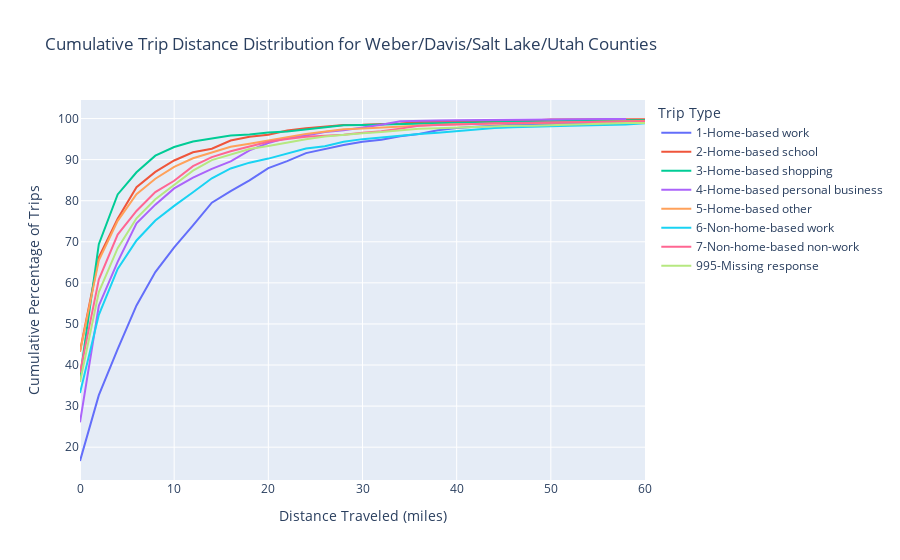

The code cell stored with this chart in its notebook:
### Code cell
import plotly.express as px

# Create an interactive line graph for cumulative distribution
fig = px.line(
    filtered_grouped,
    x='distance_miles_2mibin',
    y='cumulative_percentage',
    color='Trip Type',
    labels={
        'distance_miles_2mibin': 'Distance Traveled (miles)',
        'cumulative_percentage': 'Cumulative Percentage'
    },
    title='Cumulative Trip Distance Distribution for Weber/Davis/Salt Lake/Utah Counties'
)

# Update layout if necessary
fig.update_layout(
    xaxis_title='Distance Traveled (miles)',
    yaxis_title='Cumulative Percentage of Trips',
    legend_title='Trip Type'
)

# Show the plot
fig.show()

### Figure 1 — Plotly figure (JSON) as saved in the notebook; plotly's stock layout.template omitted (floating-point values rounded to 4 significant figures)
{"data": [{"hovertemplate": "Trip Type=1-Home-based work<br>Distance Traveled (miles)=%{x}<br>Cumulative Percentage=%{y}<extra></extra>", "legendgroup": "1-Home-based work", "line": {"color": "#636efa", "dash": "solid"}, "marker": {"symbol": "circle"}, "mode": "lines", "name": "1-Home-based work", "orientation": "v", "showlegend": true, "type": "scatter", "x": [0, 2, 4, 6, 8, 10, 12, 14, 16, 18, 20, 22, 24, 26, 28, 30, 32, 34, 36, 38, 40, 42, 44, 46, 48, 50, 52, 54, 56, 58, 60], "xaxis": "x", "y": [16.63, 32.67, 43.84, 54.51, 62.62, 68.63, 73.98, 79.51, 82.33, 84.97, 87.94, 89.65, 91.6, 92.54, 93.58, 94.34, 94.82, 95.71, 96.22, 97.17, 97.69, 98.01, 98.31, 98.52, 98.6, 98.63, 98.75, 98.81, 98.9, 99.12, 99.26], "yaxis": "y"}, {"hovertemplate": "Trip Type=2-Home-based school<br>Distance Traveled (miles)=%{x}<br>Cumulative Percentage=%{y}<extra></extra>", "legendgroup": "2-Home-based school", "line": {"color": "#EF553B", "dash": "solid"}, "marker": {"symbol": "circle"}, "mode": "lines", "name": "2-Home-based school", "orientation": "v", "showlegend": true, "type": "scatter", "x": [0, 2, 4, 6, 8, 10, 12, 14, 16, 18, 20, 22, 24, 26, 28, 30, 32, 34, 36, 38, 40, 42, 44, 46, 48, 50, 52, 54, 56, 58, 60], "xaxis": "x", "y": [43.42, 66.24, 75.62, 83.31, 87.02, 89.8, 91.81, 92.65, 94.66, 95.56, 96.04, 97.12, 97.66, 98.0, 98.45, 98.49, 98.69, 98.79, 99.18, 99.25, 99.26, 99.41, 99.46, 99.49, 99.51, 99.79, 99.79, 99.82, 99.82, 99.82, 99.82], "yaxis": "y"}, {"hovertemplate": "Trip Type=3-Home-based shopping<br>Distance Traveled (miles)=%{x}<br>Cumulative Percentage=%{y}<extra></extra>", "legendgroup": "3-Home-based shopping", "line": {"color": "#00cc96", "dash": "solid"}, "marker": {"symbol": "circle"}, "mode": "lines", "name": "3-Home-based shopping", "orientation": "v", "showlegend": true, "type": "scatter", "x": [0, 2, 4, 6, 8, 10, 12, 14, 16, 18, 20, 22, 24, 26, 28, 30, 32, 34, 36, 38, 40, 42, 44, 46, 48, 50, 52, 54, 56, 58, 60], "xaxis": "x", "y": [36.94, 69.42, 81.52, 86.93, 90.98, 93.07, 94.41, 95.21, 95.87, 96.13, 96.59, 96.84, 97.33, 97.78, 98.35, 98.41, 98.55, 98.59, 98.72, 98.88, 98.99, 99.04, 99.12, 99.33, 99.37, 99.37, 99.38, 99.56, 99.56, 99.56, 99.56], "yaxis": "y"}, {"hovertemplate": "Trip Type=4-Home-based personal business<br>Distance Traveled (miles)=%{x}<br>Cumulative Percentage=%{y}<extra></extra>", "legendgroup": "4-Home-based personal business", "line": {"color": "#ab63fa", "dash": "solid"}, "marker": {"symbol": "circle"}, "mode": "lines", "name": "4-Home-based personal business", "orientation": "v", "showlegend": true, "type": "scatter", "x": [0, 2, 4, 6, 8, 10, 12, 14, 16, 18, 20, 22, 24, 26, 28, 30, 32, 34, 36, 38, 40, 42, 44, 46, 48, 50, 52, 54, 56, 58], "xaxis": "x", "y": [26.05, 54.44, 65.13, 74.5, 79.05, 83.01, 85.6, 87.76, 89.59, 92.26, 94.05, 95.29, 95.89, 96.71, 97.18, 97.74, 98.48, 99.34, 99.36, 99.54, 99.58, 99.63, 99.65, 99.65, 99.87, 99.87, 99.89, 99.89, 99.89, 99.89], "yaxis": "y"}, {"hovertemplate": "Trip Type=5-Home-based other<br>Distance Traveled (miles)=%{x}<br>Cumulative Percentage=%{y}<extra></extra>", "legendgroup": "5-Home-based other", "line": {"color": "#FFA15A", "dash": "solid"}, "marker": {"symbol": "circle"}, "mode": "lines", "name": "5-Home-based other", "orientation": "v", "showlegend": true, "type": "scatter", "x": [0, 2, 4, 6, 8, 10, 12, 14, 16, 18, 20, 22, 24, 26, 28, 30, 32, 34, 36, 38, 40, 42, 44, 46, 48, 50, 52, 54, 56, 58, 60], "xaxis": "x", "y": [43.2, 65.47, 75.11, 81.58, 85.35, 88.25, 90.35, 91.76, 93.16, 93.89, 94.75, 95.45, 96.27, 96.88, 97.37, 97.6, 97.86, 98.1, 98.32, 98.5, 98.61, 98.69, 98.89, 99.02, 99.07, 99.11, 99.17, 99.18, 99.27, 99.39, 99.42], "yaxis": "y"}, {"hovertemplate": "Trip Type=6-Non-home-based work<br>Distance Traveled (miles)=%{x}<br>Cumulative Percentage=%{y}<extra></extra>", "legendgroup": "6-Non-home-based work", "line": {"color": "#19d3f3", "dash": "solid"}, "marker": {"symbol": "circle"}, "mode": "lines", "name": "6-Non-home-based work", "orientation": "v", "showlegend": true, "type": "scatter", "x": [0, 2, 4, 6, 8, 10, 12, 14, 16, 18, 20, 22, 24, 26, 28, 30, 32, 34, 36, 38, 40, 42, 44, 46, 48, 50, 52, 54, 56, 58, 60], "xaxis": "x", "y": [33.2, 52.23, 63.4, 70.32, 75.17, 78.74, 82.05, 85.46, 87.86, 89.27, 90.25, 91.39, 92.71, 93.28, 94.35, 94.99, 95.44, 95.79, 96.25, 96.55, 96.94, 97.33, 97.72, 97.87, 98.1, 98.16, 98.25, 98.33, 98.44, 98.58, 98.86], "yaxis": "y"}, {"hovertemplate": "Trip Type=7-Non-home-based non-work<br>Distance Traveled (miles)=%{x}<br>Cumulative Percentage=%{y}<extra></extra>", "legendgroup": "7-Non-home-based non-work", "line": {"color": "#FF6692", "dash": "solid"}, "marker": {"symbol": "circle"}, "mode": "lines", "name": "7-Non-home-based non-work", "orientation": "v", "showlegend": true, "type": "scatter", "x": [0, 2, 4, 6, 8, 10, 12, 14, 16, 18, 20, 22, 24, 26, 28, 30, 32, 34, 36, 38, 40, 42, 44, 46, 48, 50, 52, 54, 56, 58, 60], "xaxis": "x", "y": [38.15, 60.81, 71.75, 77.51, 82.09, 84.86, 88.42, 90.62, 92.03, 93.23, 94.36, 95.02, 95.55, 95.8, 96.05, 96.54, 96.92, 97.55, 98.25, 98.42, 98.48, 98.66, 98.88, 98.95, 99.0, 99.05, 99.06, 99.08, 99.14, 99.31, 99.34], "yaxis": "y"}, {"hovertemplate": "Trip Type=995-Missing response<br>Distance Traveled (miles)=%{x}<br>Cumulative Percentage=%{y}<extra></extra>", "legendgroup": "995-Missing response", "line": {"color": "#B6E880", "dash": "solid"}, "marker": {"symbol": "circle"}, "mode": "lines", "name": "995-Missing response", "orientation": "v", "showlegend": true, "type": "scatter", "x": [0, 2, 4, 6, 8, 10, 12, 14, 16, 18, 20, 22, 24, 26, 28, 30, 32, 34, 36, 38, 40, 42, 44, 46, 48, 50, 52, 54, 56, 58, 60], "xaxis": "x", "y": [35.88, 57.77, 68.44, 75.72, 80.36, 83.83, 87.32, 89.9, 91.18, 92.57, 93.33, 94.22, 94.97, 95.64, 96.1, 96.4, 96.76, 97.19, 97.51, 97.64, 97.8, 98.08, 98.11, 98.23, 98.26, 98.4, 98.56, 98.68, 98.87, 98.92, 98.93], "yaxis": "y"}], "layout": {"legend": {"title": {"text": "Trip Type"}, "tracegroupgap": 0}, "title": {"text": "Cumulative Trip Distance Distribution for Weber/Davis/Salt Lake/Utah Counties"}, "xaxis": {"anchor": "y", "domain": [0, 1], "title": {"text": "Distance Traveled (miles)"}}, "yaxis": {"anchor": "x", "domain": [0, 1], "title": {"text": "Cumulative Percentage of Trips"}}}}
